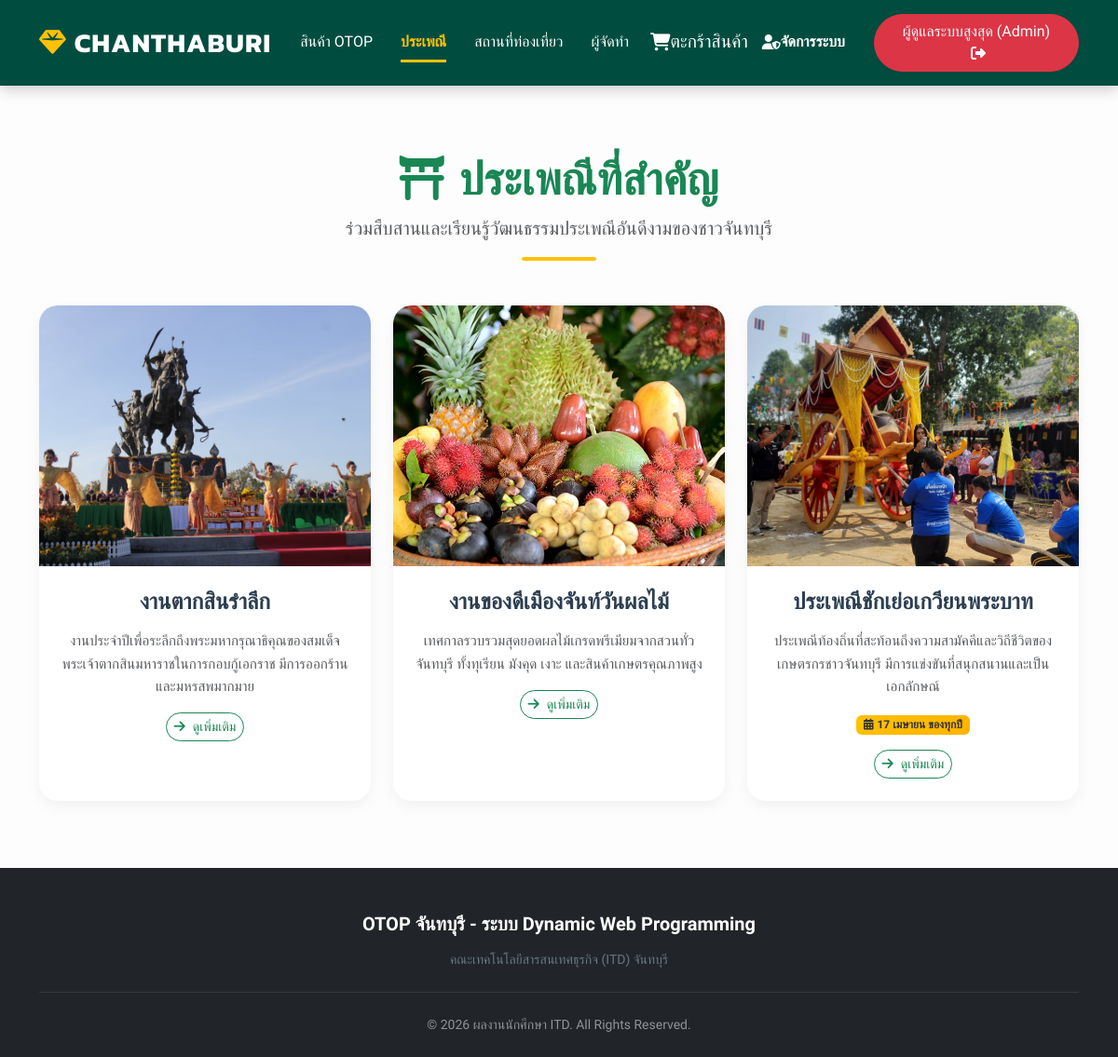
Page /tradition.php (signed in) on the committed database.
### tables this page shows
CREATE TABLE IF NOT EXISTS `traditions` (
  `id` int NOT NULL AUTO_INCREMENT,
  `name` varchar(255) NOT NULL,
  `description` text NOT NULL,
  `event_date` varchar(50) DEFAULT NULL,
  `event_details` text,
  `event_location` varchar(255) DEFAULT NULL,
  `image_url` varchar(255) NOT NULL,
  `image_url_2` varchar(255) DEFAULT NULL,
  `image_url_3` varchar(255) DEFAULT NULL,
  `image_url_4` varchar(255) DEFAULT NULL,
  PRIMARY KEY (`id`)
);

### tradition.php (the view, shortened to what this page needs)
<?php include('includes/header.php'); ?>
<div class="container my-5 py-4">
    <div class="text-center mb-5 animate__animated animate__fadeIn">
        <h2 class="fw-bold text-success display-5"><i class="fas fa-torii-gate me-3"></i>ประเพณีที่สำคัญ</h2>
        <p class="lead text-muted">ร่วมสืบสานและเรียนรู้วัฒนธรรมประเพณีอันดีงามของชาวจันทบุรี</p>
        <div class="mx-auto bg-warning" style="height: 4px; width: 80px; border-radius: 2px;"></div>
    </div>
    <div class="row g-4 justify-content-center">
        <?php
        include('includes/db_config.php');
        $sql = "SELECT * FROM traditions ORDER BY id ASC";
        $result = mysqli_query($conn, $sql);
        if (mysqli_num_rows($result) > 0) {
            while ($item = mysqli_fetch_assoc($result)): ?>
                <div class="col-lg-4 col-md-6">
                    <a href="tradition_detail.php?id=<?= $item['id'] ?>" style="text-decoration: none; color: inherit;">
                        <div class="tradition-card text-center">
                            <div class="tradition-icon-wrapper">
                                <?php
                                    $img_src = !empty($item['image_url']) ? htmlspecialchars($item['image_url']) : 'otop/placeholder_tradition.png';
                                ?>
                                <img src="<?= $img_src ?>" alt="<?= htmlspecialchars($item['name']) ?>">
                            </div>
                            <div class="p-4">
                                <h4 class="fw-bold mb-3">
                                    <?= htmlspecialchars($item['name']) ?>
                                </h4>
                                <p class="text-muted" style="font-size: 0.95rem; line-height: 1.6;">
                                    <?= htmlspecialchars($item['description']) ?>
                                </p>
                                <?php if (!empty($item['event_date'])): ?>
                                    <div style="margin-top: 1rem;">
                                        <span class="badge" style="background: linear-gradient(135deg, #ffc107 0%, #ffb300 100%); color: #333;">
                                            <i class="fas fa-calendar-alt me-1"></i><?= htmlspecialchars($item['event_date']) ?>
                                        </span>
                                    </div>
                                <?php endif; ?>
                                <div style="margin-top: 1rem;">
                                    <span class="btn btn-sm btn-outline-success rounded-pill">
                                        <i class="fas fa-arrow-right me-2"></i>ดูเพิ่มเติม
                                    </span>
                                </div>
                            </div>
                        </div>
                    </a>
                </div>
            <?php endwhile;
        } else {
            echo "<div class='col-12 text-center text-muted'>ยังไม่มีข้อมูลงานประเพณี</div>";
        }
        ?>
    </div>
</div>
<?php include('includes/footer.php'); ?>

### includes/image-sizing.css (style rules this page uses)
img { max-width: 100%; height: auto; display: block; }
.travel-card img, .tradition-card img { width: 100%; height: 100%; object-fit: cover; }

### includes/header.php (style rules this page uses)
:root { --primary: #004d40; --gold: #ffc107; --dark: #1a1a1a; }
body { font-family: 'Sarabun', sans-serif; background: #fdfdfd; color: #2c3e50; }
h1, h2, h3, .navbar-brand { font-family: 'Kanit', sans-serif; }

### tradition.php (style rules this page uses)
.tradition-card { border: none; border-radius: 20px; overflow: hidden; transition: all 0.3s ease; background: #fff; box-shadow: 0 5px 15px rgba(0, 0, 0, 0.05); height: 100%; cursor: pointer; }
.tradition-icon-wrapper { height: 280px; background: #f8f9fa; display: flex; align-items: center; justify-content: center; overflow: hidden; }
.tradition-icon-wrapper img { width: 100%; height: 100%; object-fit: cover; transition: transform 0.5s ease; }
a[href*="tradition_detail.php"] { text-decoration: none !important; color: inherit !important; }

### rows in the picture
traditions: image_url (picture), name "งานตากสินรำลึก", description "งานประจำปีเพื่อระลึกถึงพระมหากรุณาธิคุณของสมเด็จพระเจ้าตากสินมหาราชในการกอบกู้เอกราช มีการออกร้านและมหรสพมากมาย"
traditions: image_url (picture), name "งานของดีเมืองจันท์วันผลไม้", description "เทศกาลรวบรวมสุดยอดผลไม้เกรดพรีเมียมจากสวนทั่วจันทบุรี ทั้งทุเรียน มังคุด เงาะ และสินค้าเกษตรคุณภาพสูง"
traditions: image_url (picture), name "ประเพณีชักเย่อเกวียนพระบาท", description "ประเพณีท้องถิ่นที่สะท้อนถึงความสามัคคีและวิถีชีวิตของเกษตรกรชาวจันทบุรี มีการแข่งขันที่สนุกสนานและเป็นเอกลักษณ์", event_date "17 เมษายน ของทุกปี"

### other values in the picture
$_SESSION['admin_fullname'] "ผู้ดูแลระบบสูงสุด"
